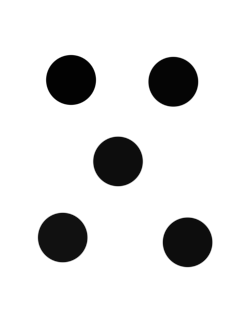
#> input picture test.bmp, 240 x 320 px
$ python cv_cutter.py
#> lines starting #> are read from the running program, lines starting #| are printed output that depends on the picture; after the words box and inside, x2 and y2 are one past the last pixel; in counts of white or black regions, pixels touching at a corner belong together
import cv2
import numpy as np


def find_centers(pic, background=False):
#> called with pic = 'test.bmp', background = False
    if type(pic) == str:
        img = cv2.imread(pic)
#> img is the input picture: shape (320, 240, 3); min 2, max 255, mean 224.1
    else:
        img = pic

    cv2.imshow('Pic', img)

    h, w = img.shape[:2]
#> h = 320; w = 240
    # Get grayscale image
    img_gray = cv2.cvtColor(img, cv2.COLOR_BGR2GRAY)
    # Get binary image
    img_binarized = cv2.cvtColor(img, cv2.COLOR_BGR2GRAY)  # copy one
    img_binarized[img_gray >= 100] = 0
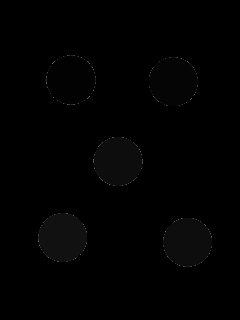
#> img_binarized: shape (320, 240); min 0, max 99, mean 1.5
    img_binarized[img_gray < 100] = 1
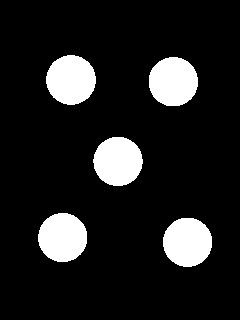
#> img_binarized: shape (320, 240); values 0 (black) and 1 (white), 12.5% white; 5 white regions, box (x1, y1, x2, y2) and area: (46, 55, 96, 105) 1938, (149, 57, 198, 106) 1917, (93, 137, 143, 186) 1907, (163, 218, 212, 267) 1905, (38, 213, 87, 262) 1897

    positions = [[0], [0], [0], [0]]

    area = [0]  # Area of single pic
    cir_center = []
    color = (255, 0, 0)

    num, img_labeled = cv2.connectedComponents(img_binarized, connectivity=8)
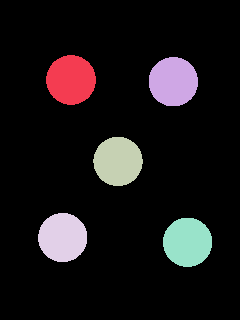
#> img_labeled: shape (320, 240) int32; 6 distinct labels, from 0 to 5; one colour per label, 0 black
#> num = 6
    num -= 1
#> num = 5

    if num > 0:
        print('#'*62)
        print('#')
        for i in range(1, num+1):
            position = GetPosition(img_labeled, i)
            positions[0].append(position[0])  # top
            positions[1].append(position[1])  # bottom
            positions[2].append(position[2])  # right
            positions[3].append(position[3])  # left
            area.append(GetArea(img_labeled, i))
#> this loop made 5 passes
#> position on passes 1 to 5: [104, 55, 95, 46], [105, 57, 197, 149], [185, 137, 142, 93], [261, 213, 86, 38], [266, 218, 211, 163]
#> after the loop, area = [0, 1938, 1917, 1907, 1897, 1905]
        num = simplefilter(img_labeled, area, positions, num)
        centers = []
        for i in range(1, num+1):
            center_x = int((positions[2][i]+positions[3][i])/2)
            center_y = int((positions[0][i]+positions[1][i])/2)
            centers.append([center_x,center_y])
            print('#\tCenter', i, ':(', center_x, ',', center_y, ')')
            cir_center.append([center_x, center_y])
            cv2.rectangle(img,(int((center_x-(positions[2][i]-positions[3][i])/2)*1)-5,int((center_y-(positions[0][i]-positions[1][i])/2)*1)-5),
                          (int((center_x+(positions[2][i]-positions[3][i])/2)*1)+5,int((center_y+(positions[0][i]-positions[1][i])/2)*1)+5), (255,0,0), 2)
            cv2.circle(img, (center_x, center_y), 6, color, 2)

        print('#')
        print('#'*62)
        cv2.imshow('Output', img)
        return centers
    else:
        return None


# ***********************************************
# Function Name      GetPosition
# Function           Find the aim's position, to top bottom right left
# Input              find the pixel named num
# ***********************************************
def GetPosition(m_pData, num):
    position = [0] * 4   # top, bottom, right, left

    index_label = np.argwhere(m_pData == num)
    position[1] = np.min(index_label[..., 0])
    position[0] = np.max(index_label[..., 0])
    position[3] = np.min(index_label[..., 1])
    position[2] = np.max(index_label[..., 1])

    return position


#***********************************************
# Function Name      GetArea
#***********************************************
def GetArea(m_pData, num):
    return np.sum(m_pData == num)


# ***********************************************
# * Function Name      SimpleFilter
# ***********************************************
def simplefilter(m_pData, area, positions, num, scaling=1):
#> called with num = 5, scaling = 1
    R = []
    R_num = 0
    newtop = [0]
    newbottom = [0]
    newright = [0]
    newleft = [0]
    for i in range(1, num+1):
        if True:
            if area[i] < 102400 and area[i] > 10:
                R.append(i)
                newtop.append(positions[0][i])
                newbottom.append(positions[1][i])
                newright.append(positions[2][i])
                newleft.append(positions[3][i])
                R_num += 1
        # Remove no use tag
        if i not in R:
            m_pData[m_pData == i] = 0
#> after the loop, R = [1, 2, 3, 4, 5]; R_num = 5; newbottom = [0, 55, 57, 137, 213, 218]; newleft = [0, 46, 149, 93, 38, 163]; newright = [0, 95, 197, 142, 86, 211]; newtop = [0, 104, 105, 185, 261, 266]

    # Revalue all of the pixel
    for k in range(R_num):
        m_pData[m_pData == R[k]] = k+1

    # new_top1 new_top2 new_top3  top4 top5 top6
    for i in range(1, R_num+1):
        positions[0][i] = newtop[i]
        positions[1][i] = newbottom[i]
        positions[2][i] = newright[i]
        positions[3][i] = newleft[i]
#> after the loop, positions = [[0, 104, 105, 185, 261, 266], [0, 55, 57, 137, 213, 218], [0, 95, 197, 142, 86, 211], [0, 46, 149, 93, 38, 163]]
    # newtop1 newtop2 newtop3
    for i in range(num - R_num):
        positions[0].pop()
        positions[1].pop()
        positions[2].pop()
        positions[3].pop()
    return R_num


if __name__ == '__main__':
    pic_file = r"test.bmp"
    import time
    t0 = time.time()
    find_centers(pic_file)
#> after the loop in find_centers, `for i in range(1, num+1):`:
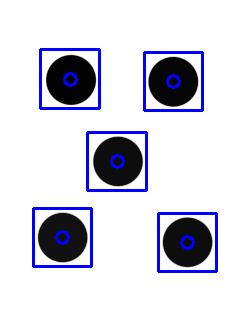
#> img: shape (320, 240, 3); 5.26% of pixels changed, all inside (x1, y1, x2, y2) = (32, 48, 218, 273)
#> after the loop in find_centers, `for i in range(1, num+1):`: centers = [[70, 79], [173, 81], [117, 161], [62, 237], [187, 242]]; cir_center has the same summary as centers
    t = time.time() - t0
    print("Time:", t)
    cv2.waitKey()
